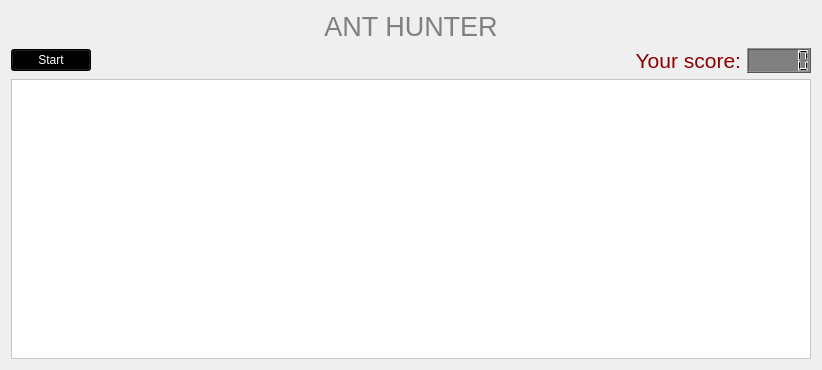
<?xml version="1.0" encoding="UTF-8"?>
<ui version="4.0">
 <class>Widget</class>
 <widget class="QWidget" name="Widget">
  <property name="geometry">
   <rect>
    <x>0</x>
    <y>0</y>
    <width>822</width>
    <height>370</height>
   </rect>
  </property>
  <property name="windowTitle">
   <string>Widget</string>
  </property>
  <property name="styleSheet">
   <string notr="true"/>
  </property>
  <layout class="QVBoxLayout" name="verticalLayout">
   <item>
    <widget class="QLabel" name="title">
     <property name="font">
      <font>
       <pointsize>20</pointsize>
      </font>
     </property>
     <property name="styleSheet">
      <string notr="true">color: grey;</string>
     </property>
     <property name="text">
      <string>ANT HUNTER</string>
     </property>
     <property name="alignment">
      <set>Qt::AlignCenter</set>
     </property>
    </widget>
   </item>
   <item>
    <layout class="QHBoxLayout" name="horizontalLayout_2">
     <item>
      <widget class="QPushButton" name="pushButton">
       <property name="styleSheet">
        <string notr="true">background:black;
color:white;</string>
       </property>
       <property name="text">
        <string>Start</string>
       </property>
      </widget>
     </item>
     <item>
      <spacer name="horizontalSpacer">
       <property name="orientation">
        <enum>Qt::Horizontal</enum>
       </property>
       <property name="sizeHint" stdset="0">
        <size>
         <width>40</width>
         <height>20</height>
        </size>
       </property>
      </spacer>
     </item>
     <item>
      <layout class="QHBoxLayout" name="horizontalLayout">
       <item>
        <widget class="QLabel" name="label">
         <property name="font">
          <font>
           <pointsize>16</pointsize>
          </font>
         </property>
         <property name="styleSheet">
          <string notr="true">color: darkred;</string>
         </property>
         <property name="text">
          <string>Your score:</string>
         </property>
         <property name="alignment">
          <set>Qt::AlignRight|Qt::AlignTrailing|Qt::AlignVCenter</set>
         </property>
        </widget>
       </item>
       <item>
        <widget class="QLCDNumber" name="lcdNumber">
         <property name="styleSheet">
          <string notr="true">background: gray;</string>
         </property>
        </widget>
       </item>
      </layout>
     </item>
    </layout>
   </item>
   <item>
    <widget class="QGraphicsView" name="graphicsView">
     <property name="styleSheet">
      <string notr="true">background: white;</string>
     </property>
    </widget>
   </item>
  </layout>
 </widget>
 <layoutdefault spacing="6" margin="11"/>
 <resources/>
 <connections/>
</ui>
